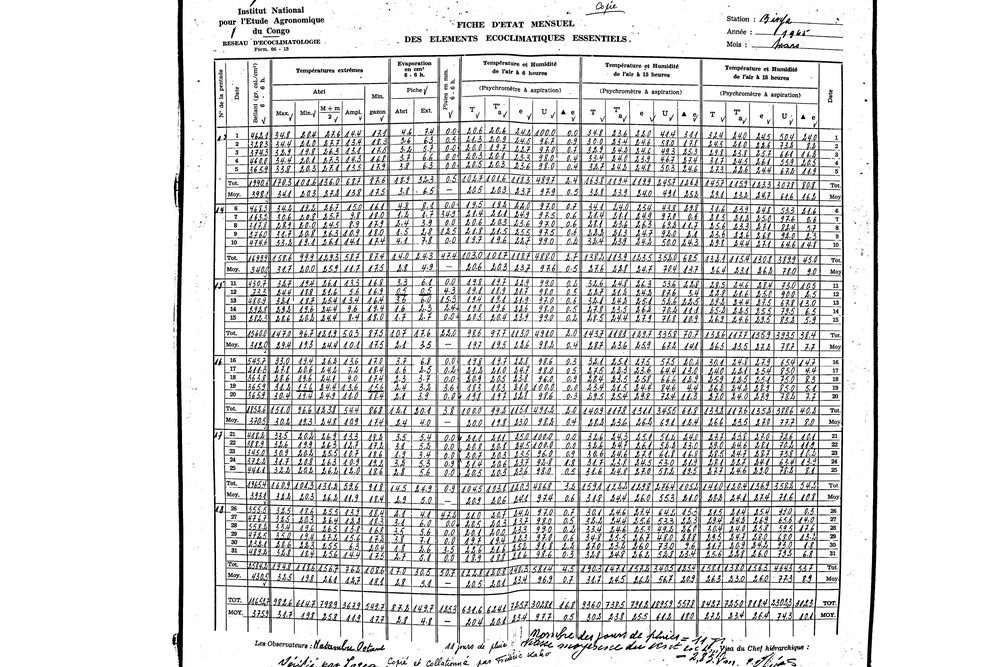
#> input picture notebooks/example_image_after_preprocessing.jpg, 1000 x 667 px, shrunk from 6000 x 4000 before the run
$ jupyter execute --allow-errors handwriting_recognition_example.ipynb   (shell and % lines are left out)
#> lines starting #> are read from the running program, lines starting #| are printed output that depends on the picture; after the words box and inside, x2 and y2 are one past the last pixel; in counts of white or black regions, pixels touching at a corner belong together
# 1. Load all necessary modules

[cell 1]
#!/usr/bin/env python
import os, argparse, glob, tempfile, shutil, warnings
import cv2
import numpy as np
import pandas as pd
#import tensorflow as tf
#from tqdm import tqdm
import matplotlib.pyplot as plt
import matplotlib.image as mpimg
#import pytesseract
from paddleocr import PaddleOCR,draw_ocr
import openpyxl
from openpyxl import Workbook
from openpyxl.styles import Alignment

#> (a cell that did not finish here is left out)

# 2. Import and read the climate data images

[cell 3]
# Since this is just a trial version of the code, here we only import & read one of the test images
image = cv2.imread('example_image_after_preprocessing.jpg')
#> image is the input picture: shape (667, 1000, 3); min 0, max 255, mean 221.8

# Additionally, read a image with a template
#template= cv2.imread('form_82_13.jpg')

# 3. Load the table detection model

[cell 4]
thresh,img_bin = cv2.threshold(image,128,255,cv2.THRESH_BINARY)
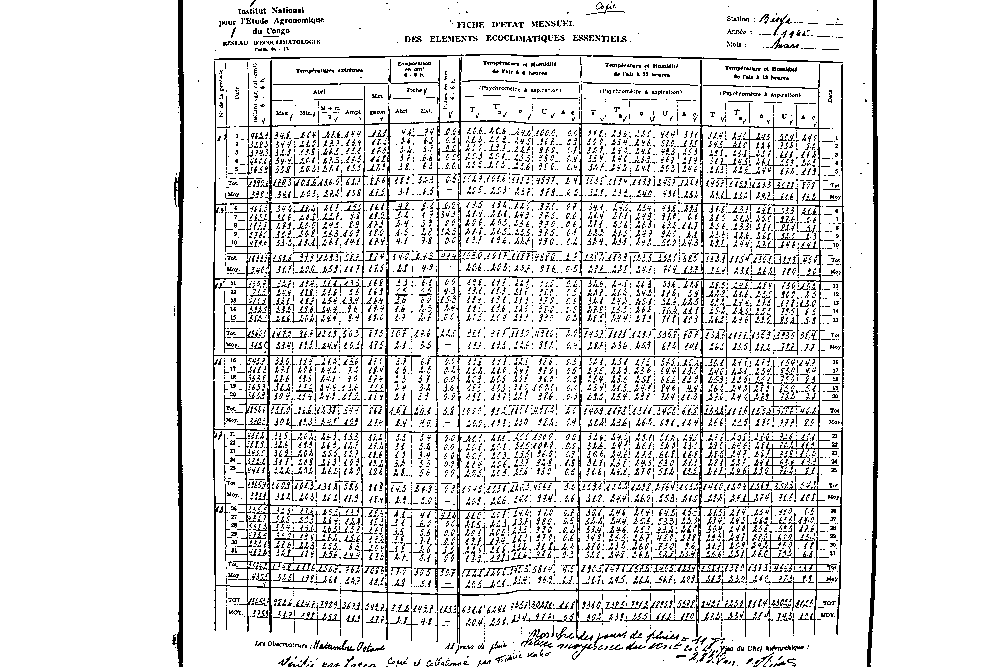
#> img_bin: shape (667, 1000, 3); 88.4% white; black in thin lines or dots, all inside (x1, y1, x2, y2) = (172, 0, 878, 667)
img_bin = 255-img_bin
plotting = plt.imshow(img_bin,cmap='gray')
plt.title("Inverted Image with global thresh holding")
plt.show()

[cell 5]
vertical_kernel = cv2.getStructuringElement(cv2.MORPH_RECT, (1, np.array(image).shape[1]//150))
#> vertical_kernel = [1, 1, 1, 1, 1, 1]
eroded_image = cv2.erode(img_bin, vertical_kernel, iterations=1)
#> eroded_image: shape (667, 1000, 3); 2.4% white; 579 white regions (483 under 20 px), largest, box (x1, y1, x2, y2) and area: (177, 0, 184, 667) 2821, (867, 0, 878, 667) 2712, (841, 67, 844, 424) 560
vertical_lines = cv2.dilate(eroded_image, vertical_kernel, iterations=1)
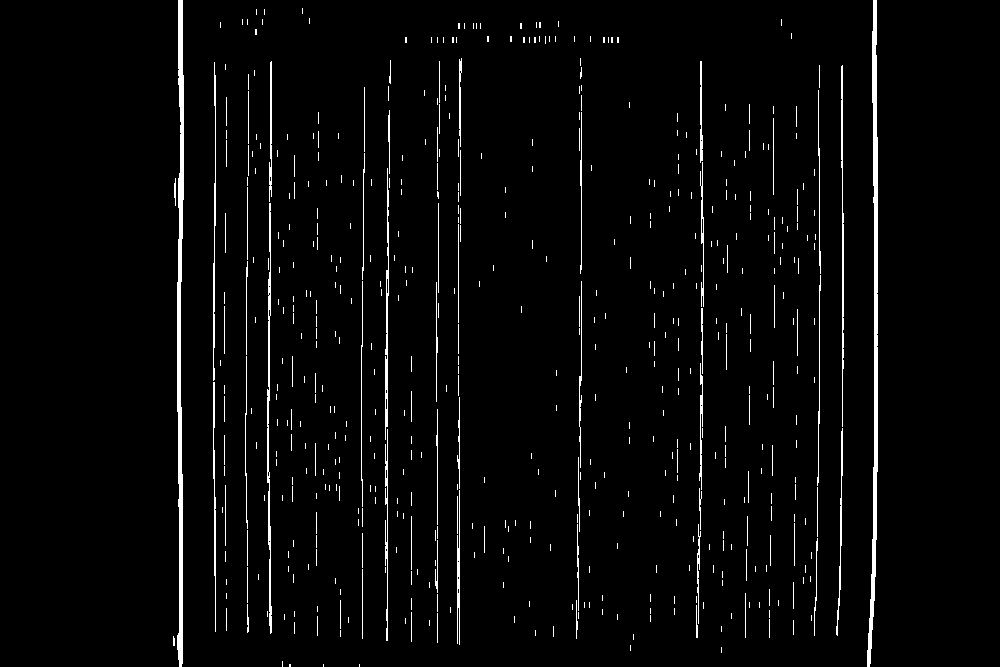
#> vertical_lines: shape (667, 1000, 3); 2.9% white; 552 white regions (448 under 20 px), largest, box (x1, y1, x2, y2) and area: (177, 0, 184, 667) 2897, (867, 0, 878, 667) 2785, (267, 203, 272, 634) 897

[cell 6]
plt.imshow(vertical_lines, cmap = 'gray')

[cell 7]
hor_kernel = cv2.getStructuringElement(cv2.MORPH_RECT, (np.array(image).shape[1]//150, 1))
#> hor_kernel = [[1, 1, 1, 1, 1, 1]]
image_2 = cv2.erode(img_bin, hor_kernel, iterations=1)
#> image_2: shape (667, 1000, 3); 1.4% white in thin lines or dots, all inside (x1, y1, x2, y2) = (175, 11, 842, 665)
horizontal_lines = cv2.dilate(image_2, hor_kernel, iterations=1)
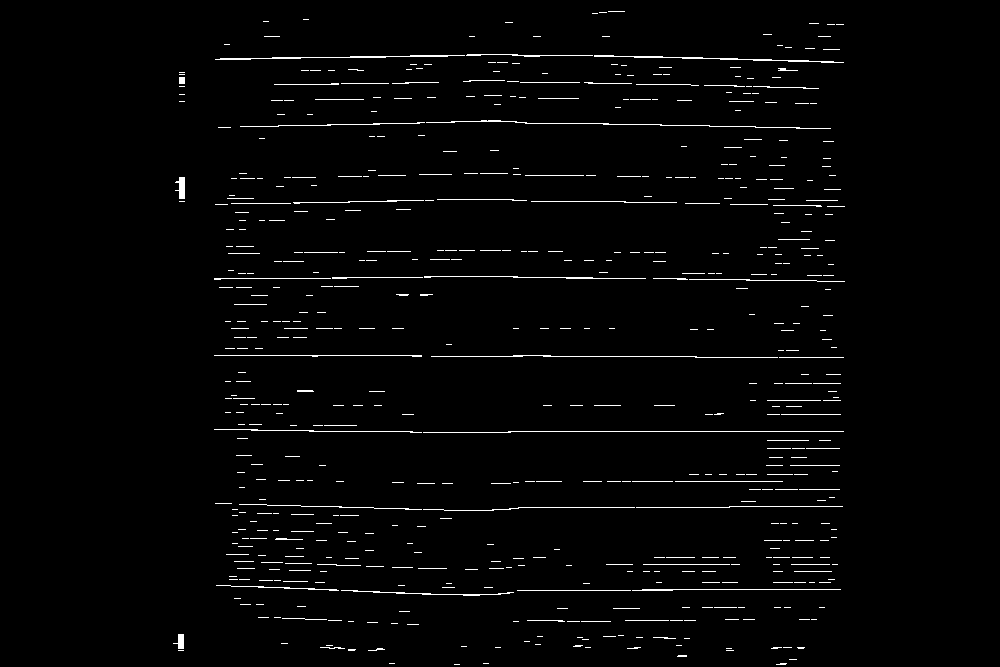
#> horizontal_lines: shape (667, 1000, 3); 2% white in thin lines or dots, all inside (x1, y1, x2, y2) = (173, 11, 845, 665)

[cell 8]
plt.imshow(horizontal_lines, cmap = 'gray')

[cell 9]
vertical_horizontal_lines = cv2.addWeighted(vertical_lines, 0.5, horizontal_lines, 0.5, 0.0)
vertical_horizontal_lines = cv2.erode(~vertical_horizontal_lines, hor_kernel, iterations=2)
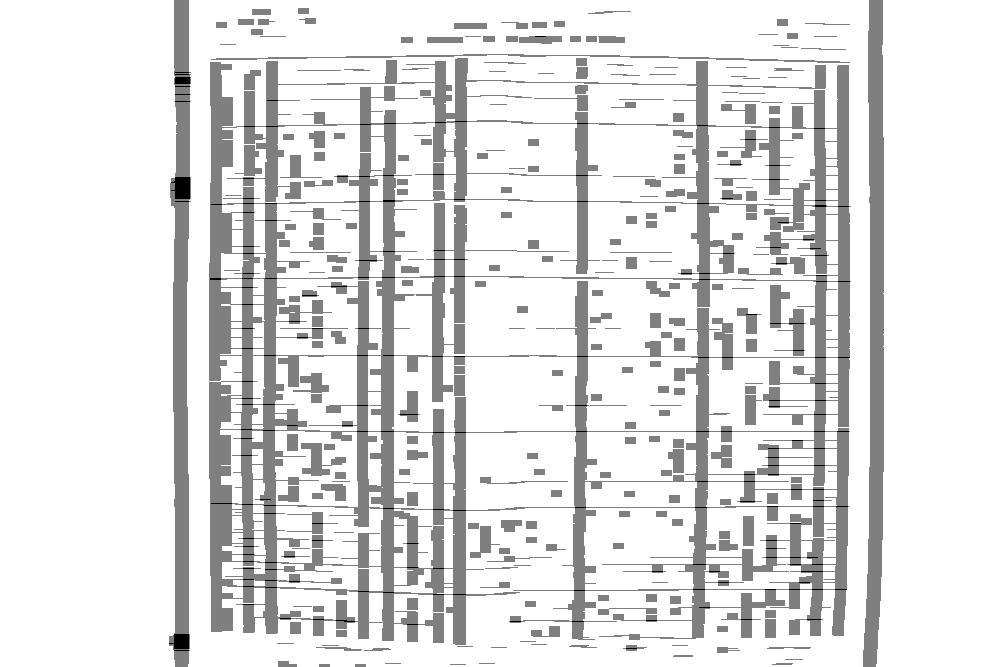
#> vertical_horizontal_lines: shape (667, 1000, 3); min 0, max 255, mean 225.8

[cell 10]
thresh, vertical_horizontal_lines = cv2.threshold(vertical_horizontal_lines,128,255, cv2.THRESH_BINARY)
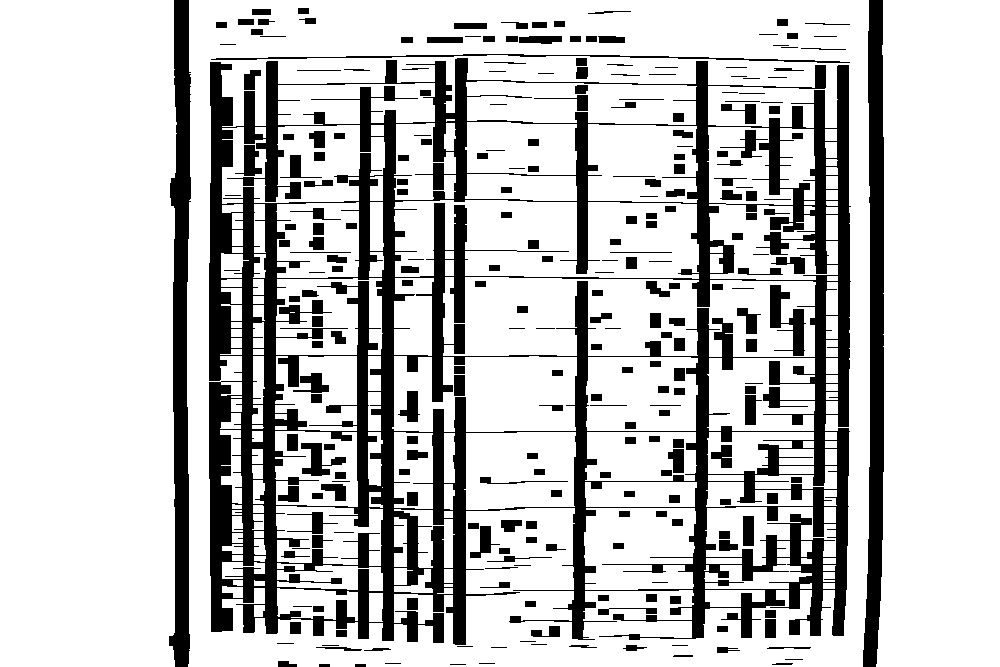
#> vertical_horizontal_lines: shape (667, 1000, 3); 77.7% white; 268 black regions (45 under 20 px), largest, box (x1, y1, x2, y2) and area: (209, 58, 851, 645) 103138, (169, 0, 191, 667) 9760, (863, 0, 884, 667) 9455
b_image = cv2.bitwise_not(cv2.bitwise_xor(image,vertical_horizontal_lines))
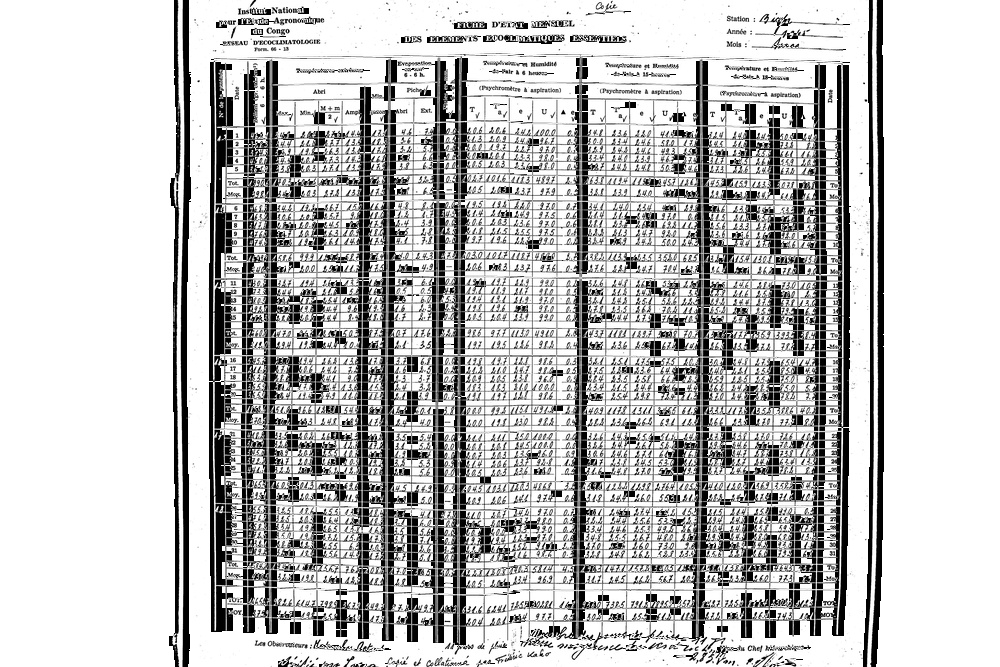
#> b_image: shape (667, 1000, 3); min 0, max 255, mean 194.7
plotting = plt.imshow(b_image,cmap='gray')
plt.show()

[cell 11]
gray_image = cv2.cvtColor(vertical_horizontal_lines, cv2.COLOR_BGR2GRAY)
#> gray_image: shape (667, 1000); 77.7% white; 268 black regions (45 under 20 px)

contours, hierarchy = cv2.findContours(gray_image, cv2.RETR_TREE, cv2.CHAIN_APPROX_SIMPLE)
#> contours = 418 contours, 6 with area under 20; largest, box (x1, y1, x2, y2) and area: (187, 0, 870, 667) 452048, (208, 57, 852, 646) 327697, (0, 0, 177, 667) 115273, (876, 0, 1000, 667) 77322, (443, 277, 816, 357) 24244

[cell 12]
## Illustrate the detected cells
boxes = []
for contour in contours:
    x, y, w, h = cv2.boundingRect(contour)
    if (w<1000 and h<500):
        image = cv2.rectangle(image,(x,y),(x+w,y+h),(0,255,0),2)
        boxes.append([x,y,w,h])

        # Crop each cell using the bounding rectangle coordinates
        ROI = image[y:y+h, x:x+w]
        cv2.imwrite('clipped.png', ROI)
#> this loop made 418 passes
#> (x, y, w, h) on passes 1 to 3: (876, 0, 124, 667), (187, 0, 683, 667), (449, 663, 18, 3)
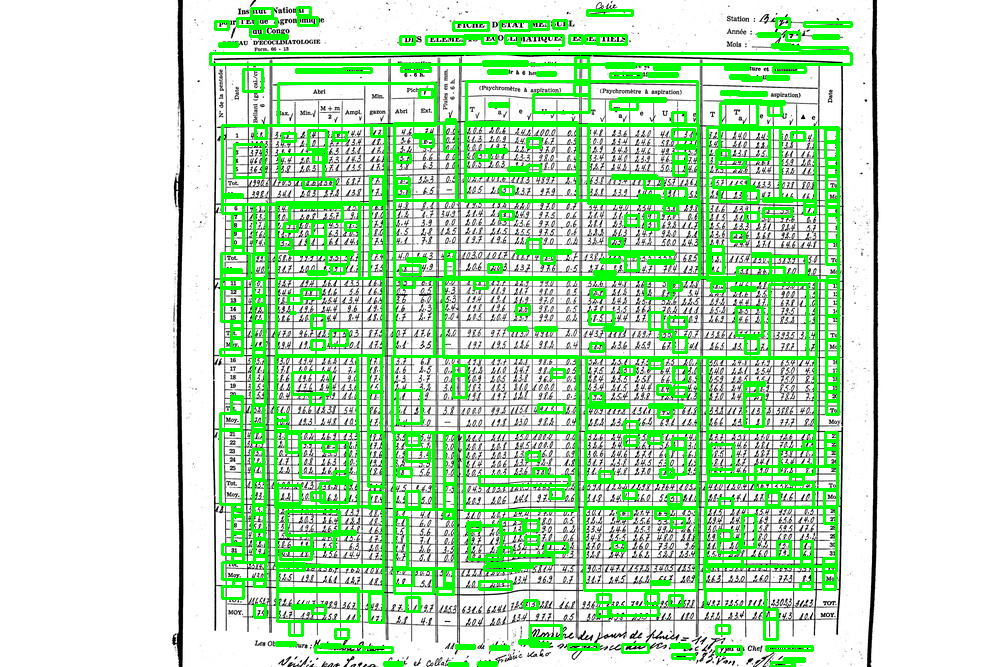
#> image: shape (667, 1000, 3); mean B, G, R 194, 229.2, 194
#> after the loop, boxes = 414 items, first 6: [449, 663, 18, 3], [771, 662, 23, 4], [478, 662, 18, 3], [384, 662, 18, 3], [784, 658, 20, 3], [672, 654, 22, 4]


plt.figure(dpi=300)
plotting = plt.imshow(image,cmap='gray')
plt.title("Detected cells")
plt.show()

### Side Note: Example of how the OCR works on a clipped image as done in the STEP 4

[cell 13]
img = mpimg.imread('clipped100.png') # One of the clipped images from the STEP 4 Below
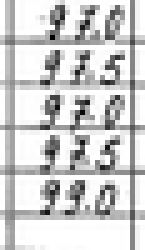
#> input picture notebooks/clipped100.png, 29 x 50 px, shrunk from 174 x 299 before the run (shown 5 times larger)
#> img is the input picture: shape (50, 29, 3) float32; min 0, max 1, mean 0.808

# Display the image
plt.imshow(img)
plt.axis('off')  # Turn off axis numbers and ticks
plt.show()
